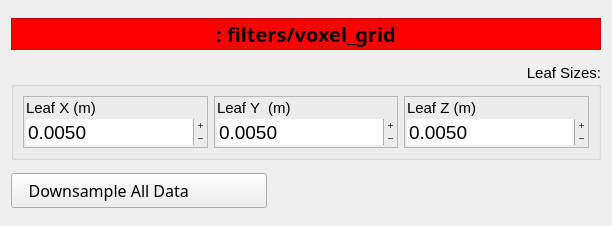
<?xml version="1.0" encoding="UTF-8"?>
<ui version="4.0">
 <class>VoxelGridWidget</class>
 <widget class="QWidget" name="VoxelGridWidget">
  <property name="enabled">
   <bool>true</bool>
  </property>
  <property name="geometry">
   <rect>
    <x>0</x>
    <y>0</y>
    <width>612</width>
    <height>226</height>
   </rect>
  </property>
  <layout class="QVBoxLayout" name="verticalLayout_4">
   <item>
    <widget class="QLabel" name="Title">
     <property name="sizePolicy">
      <sizepolicy hsizetype="Preferred" vsizetype="Fixed">
       <horstretch>0</horstretch>
       <verstretch>0</verstretch>
      </sizepolicy>
     </property>
     <property name="minimumSize">
      <size>
       <width>0</width>
       <height>32</height>
      </size>
     </property>
     <property name="maximumSize">
      <size>
       <width>16777215</width>
       <height>32</height>
      </size>
     </property>
     <property name="font">
      <font>
       <family>Oxygen-Sans</family>
       <pointsize>15</pointsize>
       <weight>75</weight>
       <bold>true</bold>
      </font>
     </property>
     <property name="styleSheet">
      <string notr="true">background-color: rgb(255, 0, 0);</string>
     </property>
     <property name="frameShape">
      <enum>QFrame::StyledPanel</enum>
     </property>
     <property name="frameShadow">
      <enum>QFrame::Raised</enum>
     </property>
     <property name="lineWidth">
      <number>3</number>
     </property>
     <property name="text">
      <string>: filters/voxel_grid</string>
     </property>
     <property name="textFormat">
      <enum>Qt::PlainText</enum>
     </property>
     <property name="scaledContents">
      <bool>false</bool>
     </property>
     <property name="alignment">
      <set>Qt::AlignCenter</set>
     </property>
    </widget>
   </item>
   <item>
    <widget class="QGroupBox" name="LeafsG">
     <property name="sizePolicy">
      <sizepolicy hsizetype="Expanding" vsizetype="Maximum">
       <horstretch>0</horstretch>
       <verstretch>0</verstretch>
      </sizepolicy>
     </property>
     <property name="minimumSize">
      <size>
       <width>255</width>
       <height>0</height>
      </size>
     </property>
     <property name="font">
      <font>
       <pointsize>11</pointsize>
      </font>
     </property>
     <property name="contextMenuPolicy">
      <enum>Qt::NoContextMenu</enum>
     </property>
     <property name="toolTip">
      <string>Dimensions of a single Voxel in the Grid</string>
     </property>
     <property name="title">
      <string>Leaf Sizes:</string>
     </property>
     <property name="alignment">
      <set>Qt::AlignRight|Qt::AlignTop|Qt::AlignTrailing</set>
     </property>
     <property name="flat">
      <bool>true</bool>
     </property>
     <layout class="QGridLayout" name="gridLayout">
      <item row="0" column="0">
       <widget class="QFrame" name="leafXF">
        <property name="sizePolicy">
         <sizepolicy hsizetype="Preferred" vsizetype="Fixed">
          <horstretch>0</horstretch>
          <verstretch>0</verstretch>
         </sizepolicy>
        </property>
        <property name="minimumSize">
         <size>
          <width>115</width>
          <height>0</height>
         </size>
        </property>
        <property name="font">
         <font>
          <pointsize>11</pointsize>
         </font>
        </property>
        <property name="toolTip">
         <string>X dimension of Voxel leaf</string>
        </property>
        <property name="frameShape">
         <enum>QFrame::StyledPanel</enum>
        </property>
        <property name="frameShadow">
         <enum>QFrame::Raised</enum>
        </property>
        <layout class="QVBoxLayout" name="verticalLayout_2">
         <property name="spacing">
          <number>2</number>
         </property>
         <property name="leftMargin">
          <number>2</number>
         </property>
         <property name="topMargin">
          <number>2</number>
         </property>
         <property name="rightMargin">
          <number>2</number>
         </property>
         <property name="bottomMargin">
          <number>2</number>
         </property>
         <item>
          <widget class="QLabel" name="leafXL">
           <property name="font">
            <font>
             <pointsize>11</pointsize>
            </font>
           </property>
           <property name="frameShape">
            <enum>QFrame::NoFrame</enum>
           </property>
           <property name="frameShadow">
            <enum>QFrame::Plain</enum>
           </property>
           <property name="text">
            <string>Leaf X (m)</string>
           </property>
           <property name="textFormat">
            <enum>Qt::PlainText</enum>
           </property>
           <property name="alignment">
            <set>Qt::AlignLeading|Qt::AlignLeft|Qt::AlignTop</set>
           </property>
          </widget>
         </item>
         <item>
          <widget class="QDoubleSpinBox" name="leafX">
           <property name="font">
            <font>
             <pointsize>14</pointsize>
            </font>
           </property>
           <property name="wrapping">
            <bool>false</bool>
           </property>
           <property name="frame">
            <bool>false</bool>
           </property>
           <property name="buttonSymbols">
            <enum>QAbstractSpinBox::PlusMinus</enum>
           </property>
           <property name="decimals">
            <number>4</number>
           </property>
           <property name="minimum">
            <double>0.000000000000000</double>
           </property>
           <property name="maximum">
            <double>900.000000000000000</double>
           </property>
           <property name="singleStep">
            <double>0.001000000000000</double>
           </property>
           <property name="value">
            <double>0.005000000000000</double>
           </property>
          </widget>
         </item>
        </layout>
       </widget>
      </item>
      <item row="0" column="1">
       <widget class="QFrame" name="leafYF">
        <property name="sizePolicy">
         <sizepolicy hsizetype="Preferred" vsizetype="Fixed">
          <horstretch>0</horstretch>
          <verstretch>0</verstretch>
         </sizepolicy>
        </property>
        <property name="minimumSize">
         <size>
          <width>115</width>
          <height>0</height>
         </size>
        </property>
        <property name="font">
         <font>
          <pointsize>11</pointsize>
         </font>
        </property>
        <property name="toolTip">
         <string>Y dimension of Voxel leaf</string>
        </property>
        <property name="frameShape">
         <enum>QFrame::StyledPanel</enum>
        </property>
        <property name="frameShadow">
         <enum>QFrame::Raised</enum>
        </property>
        <layout class="QVBoxLayout" name="verticalLayout">
         <property name="spacing">
          <number>2</number>
         </property>
         <property name="leftMargin">
          <number>2</number>
         </property>
         <property name="topMargin">
          <number>2</number>
         </property>
         <property name="rightMargin">
          <number>2</number>
         </property>
         <property name="bottomMargin">
          <number>2</number>
         </property>
         <item>
          <widget class="QLabel" name="leafYL">
           <property name="font">
            <font>
             <pointsize>11</pointsize>
            </font>
           </property>
           <property name="frameShape">
            <enum>QFrame::NoFrame</enum>
           </property>
           <property name="frameShadow">
            <enum>QFrame::Plain</enum>
           </property>
           <property name="text">
            <string>Leaf Y  (m)</string>
           </property>
           <property name="textFormat">
            <enum>Qt::PlainText</enum>
           </property>
           <property name="alignment">
            <set>Qt::AlignLeading|Qt::AlignLeft|Qt::AlignTop</set>
           </property>
          </widget>
         </item>
         <item>
          <widget class="QDoubleSpinBox" name="leafY">
           <property name="font">
            <font>
             <pointsize>14</pointsize>
            </font>
           </property>
           <property name="wrapping">
            <bool>false</bool>
           </property>
           <property name="frame">
            <bool>false</bool>
           </property>
           <property name="buttonSymbols">
            <enum>QAbstractSpinBox::PlusMinus</enum>
           </property>
           <property name="decimals">
            <number>4</number>
           </property>
           <property name="minimum">
            <double>0.000000000000000</double>
           </property>
           <property name="maximum">
            <double>900.000000000000000</double>
           </property>
           <property name="singleStep">
            <double>0.001000000000000</double>
           </property>
           <property name="value">
            <double>0.005000000000000</double>
           </property>
          </widget>
         </item>
        </layout>
       </widget>
      </item>
      <item row="0" column="2">
       <widget class="QFrame" name="leafZF">
        <property name="sizePolicy">
         <sizepolicy hsizetype="Preferred" vsizetype="Fixed">
          <horstretch>0</horstretch>
          <verstretch>0</verstretch>
         </sizepolicy>
        </property>
        <property name="minimumSize">
         <size>
          <width>115</width>
          <height>0</height>
         </size>
        </property>
        <property name="font">
         <font>
          <pointsize>11</pointsize>
         </font>
        </property>
        <property name="toolTip">
         <string>Z dimension of Voxel leaf</string>
        </property>
        <property name="frameShape">
         <enum>QFrame::StyledPanel</enum>
        </property>
        <property name="frameShadow">
         <enum>QFrame::Raised</enum>
        </property>
        <layout class="QVBoxLayout" name="verticalLayout_3">
         <property name="spacing">
          <number>2</number>
         </property>
         <property name="leftMargin">
          <number>2</number>
         </property>
         <property name="topMargin">
          <number>2</number>
         </property>
         <property name="rightMargin">
          <number>2</number>
         </property>
         <property name="bottomMargin">
          <number>2</number>
         </property>
         <item>
          <widget class="QLabel" name="leafZL">
           <property name="font">
            <font>
             <pointsize>11</pointsize>
            </font>
           </property>
           <property name="frameShape">
            <enum>QFrame::NoFrame</enum>
           </property>
           <property name="frameShadow">
            <enum>QFrame::Plain</enum>
           </property>
           <property name="text">
            <string>Leaf Z (m)</string>
           </property>
           <property name="textFormat">
            <enum>Qt::PlainText</enum>
           </property>
           <property name="alignment">
            <set>Qt::AlignLeading|Qt::AlignLeft|Qt::AlignTop</set>
           </property>
          </widget>
         </item>
         <item>
          <widget class="QDoubleSpinBox" name="leafZ">
           <property name="font">
            <font>
             <pointsize>14</pointsize>
            </font>
           </property>
           <property name="wrapping">
            <bool>false</bool>
           </property>
           <property name="frame">
            <bool>false</bool>
           </property>
           <property name="buttonSymbols">
            <enum>QAbstractSpinBox::PlusMinus</enum>
           </property>
           <property name="decimals">
            <number>4</number>
           </property>
           <property name="minimum">
            <double>0.000000000000000</double>
           </property>
           <property name="maximum">
            <double>900.000000000000000</double>
           </property>
           <property name="singleStep">
            <double>0.001000000000000</double>
           </property>
           <property name="value">
            <double>0.005000000000000</double>
           </property>
          </widget>
         </item>
        </layout>
       </widget>
      </item>
     </layout>
    </widget>
   </item>
   <item>
    <widget class="QPushButton" name="downs_allB">
     <property name="sizePolicy">
      <sizepolicy hsizetype="Expanding" vsizetype="Fixed">
       <horstretch>0</horstretch>
       <verstretch>0</verstretch>
      </sizepolicy>
     </property>
     <property name="maximumSize">
      <size>
       <width>256</width>
       <height>35</height>
      </size>
     </property>
     <property name="font">
      <font>
       <family>Oxygen-Sans</family>
       <pointsize>12</pointsize>
      </font>
     </property>
     <property name="focusPolicy">
      <enum>Qt::NoFocus</enum>
     </property>
     <property name="acceptDrops">
      <bool>false</bool>
     </property>
     <property name="toolTip">
      <string>Downsample all fields present in input, not just X Y Z fields</string>
     </property>
     <property name="styleSheet">
      <string notr="true">Text-align:left</string>
     </property>
     <property name="text">
      <string>    Downsample All Data</string>
     </property>
     <property name="icon">
      <iconset resource="../../resources/resources.qrc">
       <normaloff>:/icons/off.png</normaloff>
       <normalon>:/icons/on.png</normalon>:/icons/off.png</iconset>
     </property>
     <property name="iconSize">
      <size>
       <width>32</width>
       <height>32</height>
      </size>
     </property>
     <property name="checkable">
      <bool>true</bool>
     </property>
    </widget>
   </item>
  </layout>
 </widget>
 <resources>
  <include location="../../resources/resources.qrc"/>
  <include location="../../../../pacman_vision/resources/resources.qrc"/>
 </resources>
 <connections/>
</ui>
